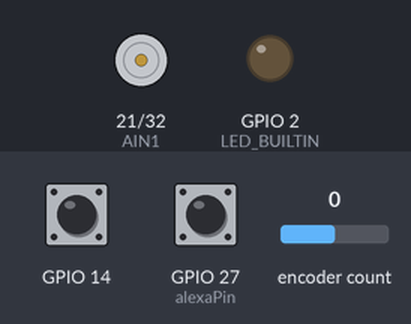
Recording of a sketch running on a simulated ESP32. On the bench: motor-driver pin pairs drawn as motors (green arrow = first pin HIGH = forward, orange = second pin HIGH = backward, longer = more drive), output pins drawn as LEDs (lit = HIGH). The inputs (shaded band) are chosen by the test bench; at power-on: GPIO 27 (alexaPin) HIGH, GPIO 14 HIGH, encoder count 0. WiFi joins after 1.5 s; servers stay silent unless stated; network time is answered at once with the bench clock; the local clock reads 2024-03-15 10:24:30 at power-on unless the sketch sets it; what the sketch prints to the serial monitor is not drawn.

Above: at 2.7 s.
2.8 s: GPIO 27 (alexaPin) pulled LOW for 0.15 s
At 3.5 s:
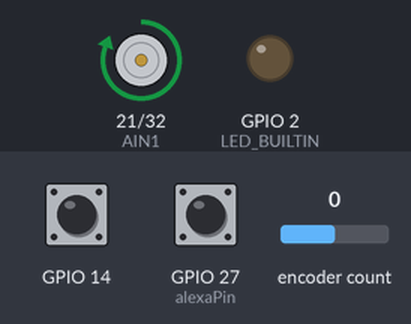
At 13.5 s:
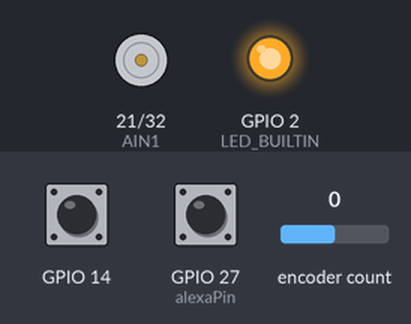
Timing chart, 0 to 14.3 s (numbered marks = the images above; inputs shaded):
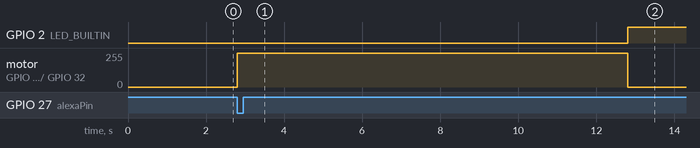

Measured:
- after the input at 2.8 s, GPIO 2 (LED_BUILTIN): LOW → HIGH after 10.0 s; motor on GPIO 21 (AIN1) / GPIO 32 (AIN2): stopped → forward 255/255 at once, → stopped 10.0 s later

The sketch:

Final_Project_Time2_Alexa.ino
```cpp
#include <Arduino.h>
#include <ESP32Encoder.h>
#include <WiFi.h>
#include <NTPClient.h>
#include <WiFiUdp.h>

// Universial Variables
  int state = 1; //state used for state transition
  int AIN1 = 21; //Initialize AIN1 Pin
  int AIN2 = 32; ////Initialize AIN2 Pin

// Encorder Variables
  ESP32Encoder encoder;
  int currentCount = 0;

//Timer Interrupt variable setup
  hw_timer_t * timer = NULL;
  volatile SemaphoreHandle_t timerSemaphore;
  portMUX_TYPE timerMux = portMUX_INITIALIZER_UNLOCKED;
  volatile uint32_t isrCounter = 0; //counter for # of interrupts
  //Timer Interrupt functions
  void IRAM_ATTR onTimer(){
    // Increment the counter
    portENTER_CRITICAL_ISR(&timerMux);
    isrCounter++;
    portEXIT_CRITICAL_ISR(&timerMux);
    // Give a semaphore that we can check in the loop
    xSemaphoreGiveFromISR(timerSemaphore, NULL);
  }

// Alexa Variables & Functions
  int alexaPin = 27;
  int alexaVal = 0;
  int oldAlexaVal = 0;

// Transition 1 Change Motor Direction Variables & Functions
  // Debounce Variables (Max one press per 2 seconds )
  unsigned long lastDebounceTime = 0;
  unsigned long debounceDelay = 2000000;
  //setup Buttons
  struct Button {
      const uint8_t PIN;
      uint32_t numberKeyPresses;
      bool pressed;
  };
  Button MotorButton = {14, 0, false};//Initialize Button

  //GPIO Interrupt functions for the button with debouncing
  void IRAM_ATTR isr(void* arg) {
      Button* s = static_cast<Button*>(arg);
      s->numberKeyPresses += 1;
      s->pressed = true;
  }
  void IRAM_ATTR isr() {
      //debouncing
      if ((micros() - lastDebounceTime) > debounceDelay){
         MotorButton.numberKeyPresses += 1;
         MotorButton.pressed = true;
      }
      lastDebounceTime = micros(); //reset timer
  }

// Clock Variables
  // Replace with your network credentials
  const char* ssid     = "PorQueFi";
  const char* password = "CanIUseTheRoomFor20Minutes?";
  // Define NTP Client to get time
  WiFiUDP ntpUDP;
  NTPClient timeClient(ntpUDP);

  // Variables to save date and time
  String formattedDate;
  String timeStamp;
  String dawn = "9:00:00";
  String dusk = "17:00:00";

// Error Conditions:
  int startTime =0;
  int currentTime =0;

//Setup loop
void setup() {
// Universal Setup
  Serial.begin(115200);

// Wifi and clock setup
  Serial.print("Connecting to ");
  Serial.println(ssid);
  WiFi.begin(ssid, password);
  while (WiFi.status() != WL_CONNECTED) {
    delay(500);
    Serial.print(".");
  }
  // Print local IP address and start web server
  Serial.println("");
  Serial.println("WiFi connected.");
  Serial.println("IP address: ");
  Serial.println(WiFi.localIP());

// Initialize a NTPClient to get time
  timeClient.begin();
  timeClient.setTimeOffset(-28800);

//Counting Setup
  // Enable the weak pull up resistors
  ESP32Encoder::useInternalWeakPullResistors=UP;
  // Attache pins for use as encoder pins
  encoder.attachFullQuad(33, 15);
  // set starting count value after attaching
  encoder.setCount(0);
  // clear the encoder's raw count and set the tracked count to zero
  encoder.clearCount();


// Create semaphore to inform us when the timer has fired
  timerSemaphore = xSemaphoreCreateBinary();
  timer = timerBegin(0, 80, true); //Create a timer
  // Attach onTimer function to our timer.
  timerAttachInterrupt(timer, &onTimer, true);
  // Define Interrupt Condition for 2Hz
  // for 1Hz blink, turn on LED 2 of every 4 interrupts
  timerAlarmWrite(timer, 1000000, true);
  timerAlarmEnable(timer);  // Start an alarm

//forwards-motor-turning Setup
  ledcAttachPin(AIN1, 0);
  ledcSetup(0, 12000, 8);
  pinMode(AIN1, OUTPUT);

//Button Setup
  pinMode(MotorButton.PIN, INPUT_PULLUP);
  attachInterrupt(MotorButton.PIN, isr, FALLING);


//Backwards-motor-turning Setup
  ledcAttachPin(AIN2, 1);
  ledcSetup(1, 12000, 8);
  pinMode(AIN2, OUTPUT);

//Alexa Control setup
  pinMode(alexaPin, INPUT_PULLUP);
  alexaVal = digitalRead(alexaPin);
  oldAlexaVal = alexaVal;

// Error out setup
  pinMode(LED_BUILTIN, OUTPUT);
}

void loop() {
   // Clock
  if (xSemaphoreTake(timerSemaphore, 0) == pdTRUE){
    while(!timeClient.update()) {
      timeClient.forceUpdate();
    }

    // Extract date
    formattedDate = timeClient.getFormattedDate();
    int splitT = formattedDate.indexOf("T");
    // Extract time
    timeStamp = formattedDate.substring(splitT+1, formattedDate.length()-1);
    //Serial.print("HOUR: ");
    //Serial.println(timeStamp);
  }
  switch (state) {
    case 1:{
      // Idle state when the window blinds is open
      // When the button is pressed switch to state2
      ledcWrite(0, 0);
      ledcWrite(1, 0);
      encoder.clearCount();
      alexaVal = digitalRead(alexaPin);

      if (MotorButton.pressed) {
        MotorButton.pressed = false;
        state = 2;
        startTime =millis();
      }
      else if (timeStamp == dusk){
        state = 2;
        startTime =millis();
      }
      else if (alexaVal!=oldAlexaVal){
        if (alexaVal==0){
          state = 2;
          startTime =millis();
        }
      }
      oldAlexaVal =alexaVal;
      break;
     }
    case 2 :{
      // Actuation state closing window blinds
      ledcWrite(1, 0);
      ledcWrite(0, 255);

      // After reaching closed position, switch to state3
      currentCount = (int32_t)encoder.getCount();
      Serial.println(currentCount);
      if (abs(currentCount)>4000) {
        state = 3;
      }
      currentTime =millis();
      if ((currentTime-startTime)>10000){
        ledcWrite(0, 0);
        ledcWrite(1, 0);
        state =5;
      }
      break;
     }
    case 3:{
      // Idle state when the window blinds is closed
      ledcWrite(0, 0);
      ledcWrite(1, 0);
      encoder.clearCount();
      alexaVal = digitalRead(alexaPin);

      // When the button is pressed switch to state4
      if (MotorButton.pressed) {
        MotorButton.pressed = false;
        state = 4;
        startTime =millis();
      }
      // When it's 9AM open the blinds
      else if (timeStamp == dawn){
        state = 4;
        startTime =millis();
      }
      else if (alexaVal!=oldAlexaVal){
        if (alexaVal==1){
          state = 4;
          startTime =millis();
        }
      }
      oldAlexaVal =alexaVal;
      break;
     }
    case 4 :{
      //Actuation state opening window blinds
      ledcWrite(0, 0);
      ledcWrite(1, 255);

      // Switch back to state 1 when button is pressed
      currentCount = (int32_t)encoder.getCount();
      Serial.println(currentCount);
      if (abs(currentCount)>4000) {
        state = 1;
      }
      currentTime =millis();
      if ((currentTime-startTime)>10000){
        ledcWrite(0, 0);
        ledcWrite(1, 0);
        state =5;
      }
      break;
    }
    case 5 :{
      digitalWrite(LED_BUILTIN, HIGH);
    }
  }
}
```
